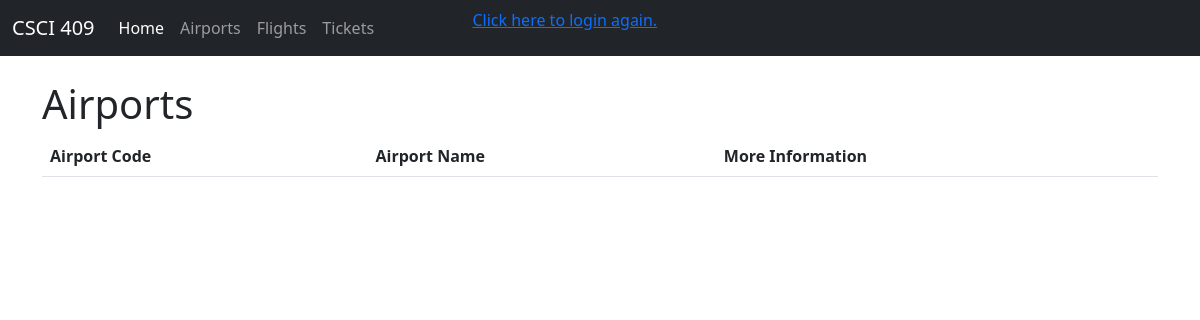
The app's page /, older data.
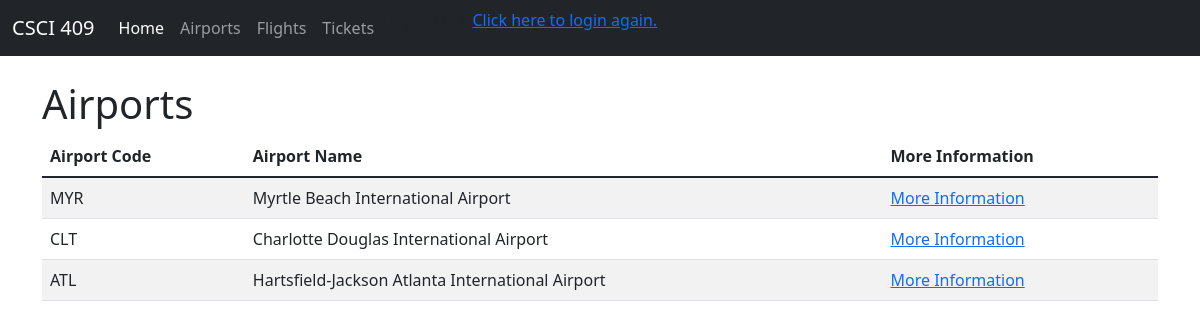
The same page, newer data.
### airports/models.py (models this page shows)
class Airport(models.Model):
    name = models.CharField(max_length=255)
    airport_code = models.CharField(max_length=3)
    address = models.CharField(max_length=255)
    city = models.CharField(max_length=255)
    state = models.CharField(max_length=2)
    zipcode = models.CharField(max_length=5)
    is_open = models.BooleanField()

### airports/views.py (the view)
# urls.py: path('', airports.views.index),
def index(request):
    airports = Airport.objects.all()
    context = {'airports': airports}
    return render(request, 'airports/index.html', context)

### airports/templates/airports/index.html
{% extends 'base.html' %}
{% block content %}
<h1>Airports</h1>
<table class="table table-striped">
    <thead>
        <tr>
            <th scope="col">Airport Code</th>
            <th scope="col">Airport Name</th>
            <th scope="col">More Information</th>
        </tr>
    </thead>
    <tbody>
        {% for airport in airports %}
            <tr>
                <td>{{ airport.airport_code }}</td>
                <td>{{ airport.name }}</td>
                <td><a href="/airports/{{ airport.airport_code }}">More Information</a></td>
            </tr>
        {% endfor %}
    </tbody>
</table>
{% endblock %}

Row changes from the older to the newer data that the page shows:
added Airport: airport_code "MYR", name "Myrtle Beach International Airport"
added Airport: airport_code "CLT", name "Charlotte Douglas International Airport"
added Airport: airport_code "ATL", name "Hartsfield-Jackson Atlanta International Airport"
